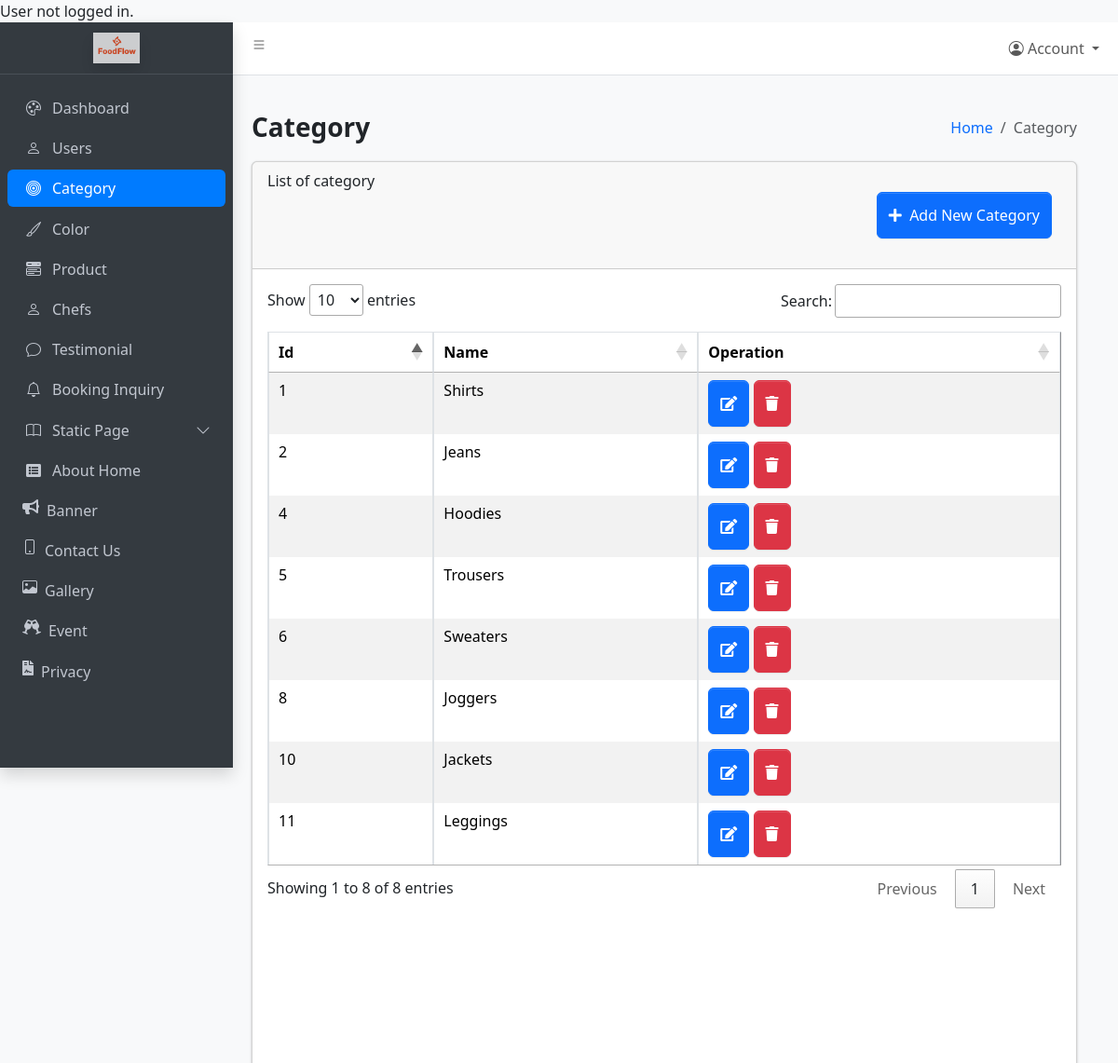
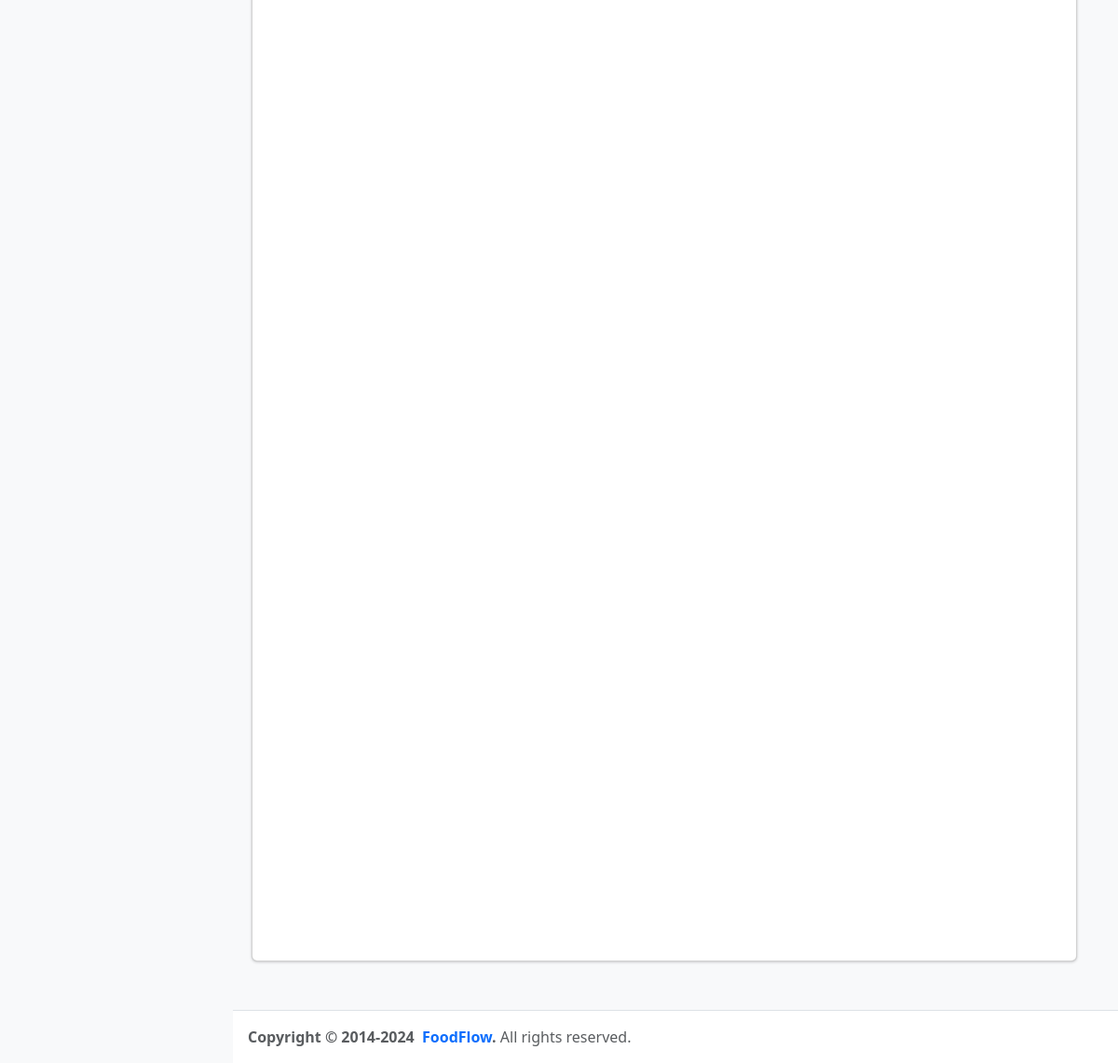
The page /Admin/category.php on the database its author committed (2 pictures, top to bottom).
### tables this page shows
CREATE TABLE `categories` (
  `id` int(11) NOT NULL,
  `category_name` varchar(255) NOT NULL,
  `category_image` varchar(255) NOT NULL
);

### Admin/category.php (the view, shortened to what this page needs)
<?php
require_once '../common/config.php';
require_once 'includes/header.php';
require_once 'includes/aside.php';
?>
<div class="row align-items-center mb-3">
    <div class="col-sm-6">
        <h3 class="mb-0 fw-semibold"> Category </h3>
    </div>
    <div class="col-sm-6">
        <nav aria-label="breadcrumb">
            <ol class="breadcrumb justify-content-sm-end mb-0">
                <li class="breadcrumb-item"><a href="dashboard.php">Home</a></li>
                <li class="breadcrumb-item active" aria-current="page"> Category</li>
            </ol>
        </nav>
    </div>
</div>
<div class="row">
    <div class="col-md-12">
        <div class="card mb-4" style="height: 2000px;">
            <div class="card-header">
                List of category
                <div class="mb-4 btn_user">
                    <button type="button" class="btn btn-primary" data-bs-toggle="modal" data-bs-target="#add_category ">
                        <i class="fa fa-plus"></i>&nbsp; Add New Category
                    </button>
                </div>
            </div>
            <div class="card-body">
                <table id="myTable1" class="table table-striped table table-bordered mt-5" border="1px" cellspacing="0" width="100%">
                    <thead>
                        <tr>
                            <th scope="col">Id</th>
                            <th scope="col">Name</th>
                            <th scope="col">Operation</th>
                        </tr>
                    </thead>
                    <tbody>
                        <?php
                        $select = "SELECT * FROM categories";
                        $result = mysqli_query($con_query, $select);
                        while ($row = mysqli_fetch_assoc($result)) {
                        ?>
                            <tr>
                                <td><?php echo $row['id']; ?></td>
                                <td><?php echo $row['category_name']; ?></td>
                                <td id="mytd">
                                    <a href=""> <button class="btn btn-primary edit" data-id="<?php echo $row['id']; ?>" data-bs-toggle="modal" data-bs-target="#editcategory"> <i class="fa fa-edit"></i></button></a>
                                    <a href=""><button class="btn  btn-danger delete_btn" data-id="<?php echo $row['id']; ?>"><i class="fa fa-trash"></i></button></a>
                                </td>
                            </tr>
                        <?php
                        }
                        ?>
                    </tbody>
                </table>
            </div>
        </div>
    </div>
</div>
<?php
require_once 'includes/footer.php';
?>

### Admin/includes/header.php (style rules this page uses)
.btn_user { display: flex; justify-content: flex-end; margin-right: 10px; }

### Admin/category.php (style rules this page uses)
#myTable1 { margin-top: 63px; }
.btn_user { display: flex; justify-content: flex-end; margin-right: 10px; }
.btn { height: 50px; }

### rows shown on the page
categories: id "1", category_name "Shirts"
categories: id "2", category_name "Jeans"
categories: id "4", category_name "Hoodies"
categories: id "5", category_name "Trousers"
categories: id "6", category_name "Sweaters"
categories: id "8", category_name "Joggers"
categories: id "10", category_name "Jackets"
categories: id "11", category_name "Leggings"
